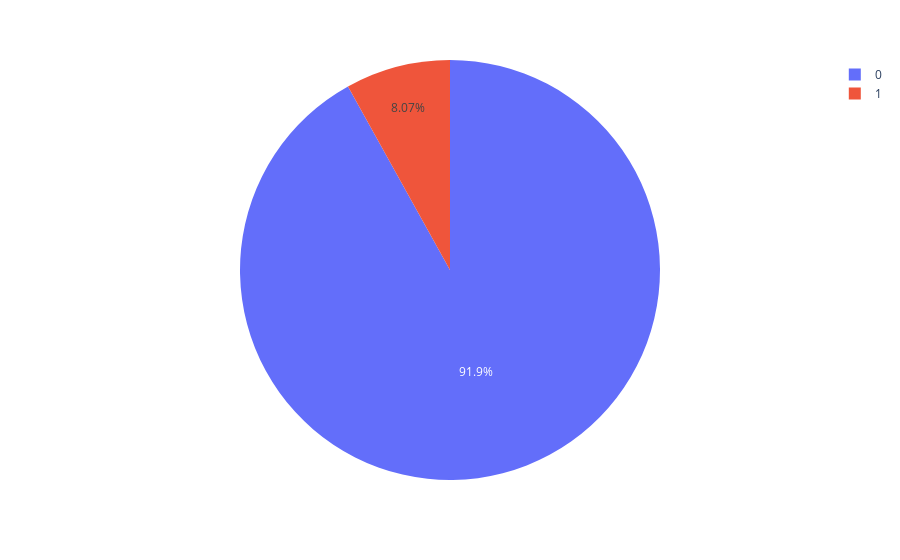

Write notebook code for a chart like this one.
### Code cell
px.pie(values=application_train.TARGET.value_counts(),names=application_train.TARGET.value_counts().index)

### Figure 1 — Plotly figure (JSON) as saved in the notebook; plotly's stock layout.template omitted (floating-point values rounded to 4 significant figures)
{"data": [{"domain": {"x": [0, 1], "y": [0, 1]}, "hovertemplate": "label=%{label}<br>value=%{value}<extra></extra>", "labels": [0, 1], "legendgroup": "", "name": "", "showlegend": true, "type": "pie", "values": [282686, 24825]}], "layout": {"legend": {"tracegroupgap": 0}, "margin": {"t": 60}}}
